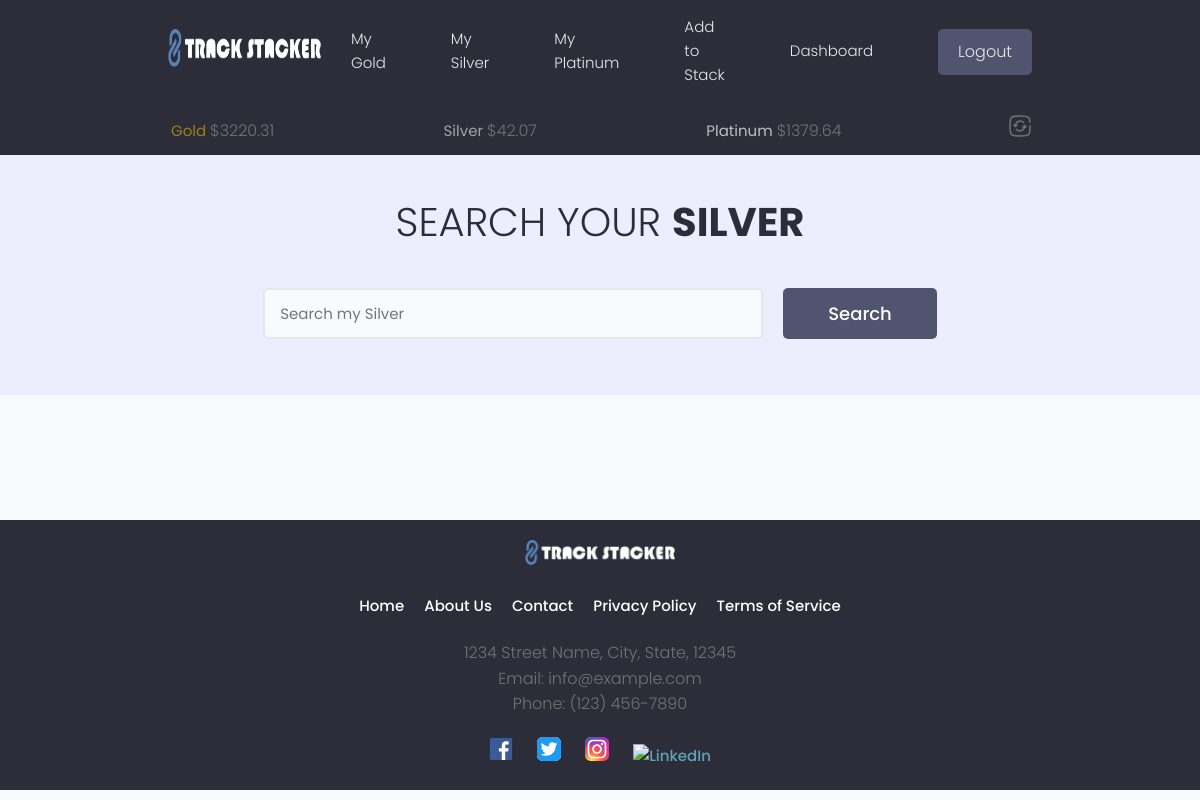
The app's page /silver/ (signed in), older data.
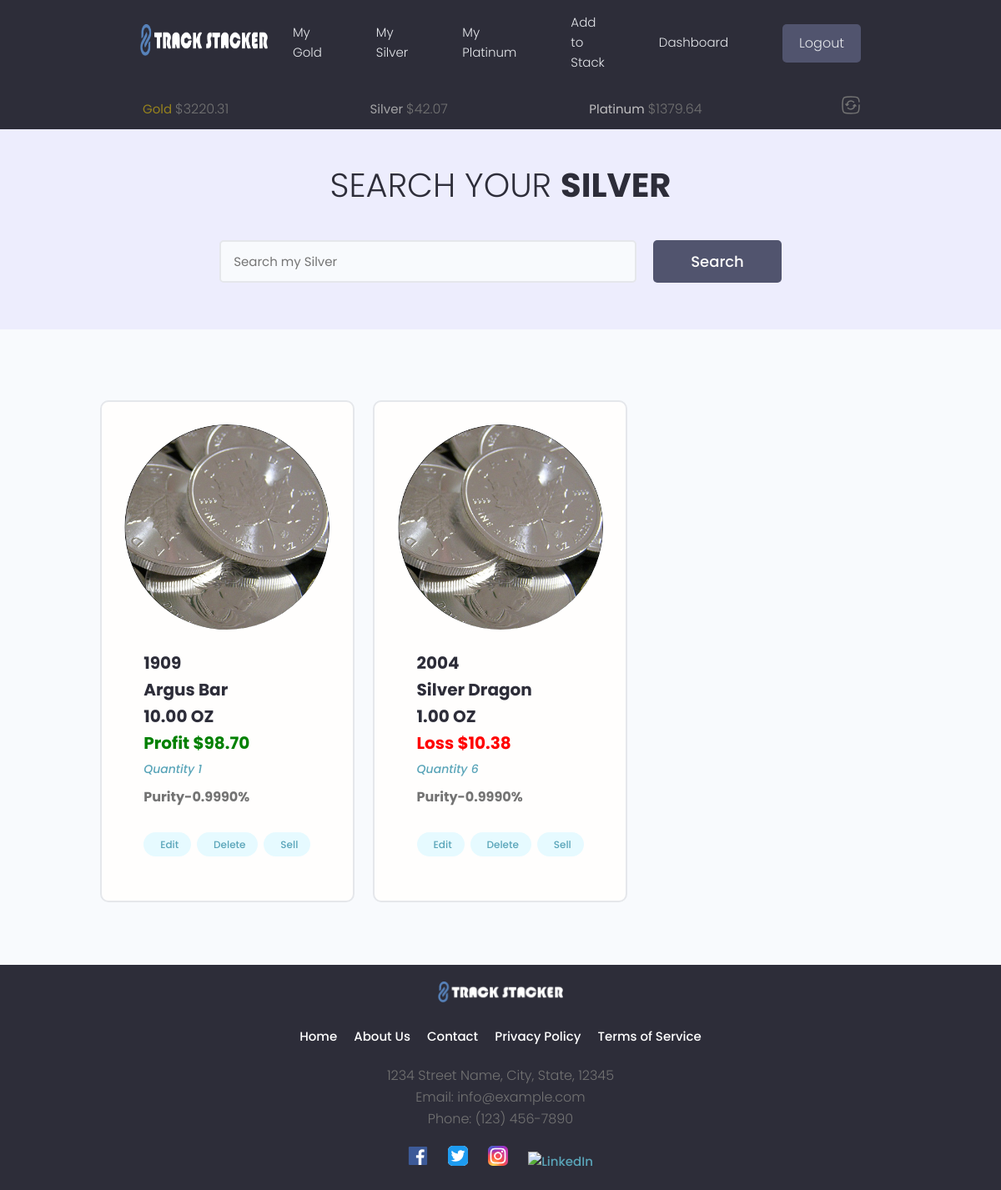
The same page, newer data.
### tracker/models.py (models this page shows, shortened)
class MetalsData(models.Model):
    owner = models.OneToOneField(Profile, on_delete=models.CASCADE)
    timestamp = models.IntegerField(default=0)
    rates = models.JSONField(default=dict)
    currency = models.CharField(max_length=30)
    current_gold_price = models.DecimalField(max_digits=30, decimal_places=2, default=0)
    current_silver_price = models.DecimalField(max_digits=30, decimal_places=2, default=0)
    current_platinum_price = models.DecimalField(max_digits=30, decimal_places=2, default=0)
    class Meta:
        verbose_name_plural = "Metals Data"

class Silver(models.Model):
    METAL_TYPES = (
        ('gold', 'Gold'),
        ('silver', 'Silver'),
        ('platinum', 'Platinum'),
    )
    BAR_ROUND_MISC = (
        ('bar', 'Bar'),
        ('round', 'Round'),
        ('misc', 'Misc'),
    )
    UNIT_CHOICES = [
        ('GRAMS', 'Grams'),
        ('TROY_OUNCES', 'Troy Ounces'),
    ]
    COA_PRESENT = [
        ('yes', 'Yes'),
        ('no', 'No'),
    ]
    owner = models.ForeignKey(Profile, on_delete=models.CASCADE, default=None, null=True, blank=True, unique=False)
    metal_type = models.CharField(max_length=100, choices=METAL_TYPES, default='')
    item_type = models.CharField(max_length=100, choices=BAR_ROUND_MISC, default='round')
    coa_present = models.CharField(max_length=100, choices=COA_PRESENT, default='no')
    item_year =models.PositiveIntegerField(null=True, blank=True, default=None)
    item_name = models.CharField(max_length=100)
    item_about = models.TextField(max_length=500, null=True, blank=True, default="")
    featured_image = models.ImageField(default='images/silver_avatar.jpg', null=True, blank=True)
    purity = models.DecimalField(max_digits=15, decimal_places=4, null=True, blank=True)
    quantity = models.IntegerField()
    weight_troy_oz = models.DecimalField(max_digits=30, decimal_places=4)
    weight_grams = models.DecimalField(max_digits=30, decimal_places=4, default=0.00)
    cost_to_purchase = models.DecimalField(max_digits=20, decimal_places=2)
    spot_at_purchase = models.DecimalField(max_digits=20, decimal_places=2, null=True, blank=True, default=None)
    premium = models.DecimalField(max_digits=20, decimal_places=2, null=True, blank=True, default=0.00)
    shipping_cost = models.DecimalField(max_digits=15, decimal_places=2, null=True, blank=True)
    purchased_from = models.CharField(max_length=100)
    created = models.DateTimeField(auto_now_add=True)
    cost_per_unit = models.DecimalField(max_digits=20, decimal_places=2, null=True, blank=True, default=0.00)
    total_cost_per_unit = models.DecimalField(max_digits=20, decimal_places=2, null=True, blank=True, default=0.00)
    weight_per_unit = models.DecimalField(max_digits=20, decimal_places=4, default=0.00)
    initial_weight_unit = models.CharField(max_length=50, choices=UNIT_CHOICES, default='TROY_OUNCES')
    id = models.UUIDField(default=uuid.uuid4, primary_key=True, editable=False)
    class Meta:
        verbose_name_plural = "Silver"
    def calculate_profit(self, spot_price):
        if self.quantity > 0:
            try:
                melt_value = Decimal(self.weight_troy_oz) * Decimal(spot_price)
                profit = melt_value - (self.total_cost_per_unit * self.quantity)
            except Exception as e:
                print(f'There has been an error {e}')
            return profit
        else:
            profit = 0.00
            return profit

### tracker/views.py (the view, shortened to what this page needs)
# urls.py: path('<str:metal_type>/', views.metalPage, name='metal_page'),
@login_required(login_url='login-user')
def metalPage(request, metal_type):
    metals_data, created = MetalsData.objects.get_or_create(owner=request.user.profile)
    five_minutes_later = metals_data.timestamp + 300
    unix_time_now = int(time.time())
    if metals_data.current_gold_price == 0:
        metals_data.get_api_data(request.user)
    elif (unix_time_now - five_minutes_later) > 300:
        print('pancakes')
    gold_price = metals_data.current_gold_price
    silver_price = metals_data.current_silver_price
    platinum_price = metals_data.current_platinum_price
    print(f"Gold {gold_price}")
    print(f"Silver {silver_price}")
    print(f"Platinum {platinum_price}")
    metal_objects = None
    template_name = None
    results, search_query = searchMetals(request)
    if metal_type == 'gold':
        spot_price = gold_price
        if search_query:
            metal_objects = results.get('gold_items')
        else:
            metal_objects = Gold.objects.filter(owner=request.user.profile)
        template_name = 'tracker/gold.html'
    elif metal_type == 'silver':
        spot_price = silver_price
        if search_query:
            metal_objects = results.get('silver_items')
        else:
            metal_objects = Silver.objects.filter(owner=request.user.profile)
        template_name = 'tracker/silver.html'
    else:
        raise Http404
    if metal_objects:
        custom_range, metal_objects = paginateMetals(request, metal_objects, 6)
        for object in metal_objects:
            object.profit = object.calculate_profit(spot_price)
        for object in metal_objects:
            object.weight = object.weight_per_unit
        context = {
            'object.weight': object.weight,
            'object.profit': object.profit,
            'spot_price': spot_price,
            'custom_range': custom_range,
            'metal_type': metal_type,
            'metal_objects': metal_objects,
            'search_query': search_query
        }
    else:
        context = {
            'object.weight': 0,
            'object.profit': 0,
            'spot_price': 0,
            'custom_range': [],
            'metal_type': metal_type,
            'metal_objects': [],
            'search_query': search_query
        }
        print('There are some massive errors going on here!')
    return render(request, template_name, context)

### tracker/templates/tracker/silver.html (shortened to what this page needs)
{% extends 'main.html' %}
{% block content %}
{% load static %}
{% load multiply %}
{% load custom_filters %}
<main class="projects">
    <section class="hero-section text-center">
      <div class="container container--narrow">
        <div class="hero-section__box">
          <h2>Search your <span>Silver</span></h2>
        </div>
        <div class="hero-section__search">
          <form class="form" action="{% url 'metal_page' metal_type=metal_type %} " method="get">
            <div class="form__field">
              <input class="input input--text" id="formInput#search" type="text" name="search_query"
                placeholder="Search my Silver" />
            </div>
            <input class="btn btn--sub btn--lg" type="submit" value="Search" placeholder="{{search_query}}" />
          </form>
        </div>
      </div>
    </section>
    <section class="projectsList">
      <div class="container">
        <div class="grid grid--three">
          {% if search_query %}
          {% for object in metal_objects %}
          <div class="column">
            <div class="card project">
              <a href="{% url 'singleMetal' metal_type='silver' pk=object.pk %}" class="project">
                {% if object.featured_image.url != None %}
                <div class="project__thumbnail metal__thumbnail" style="background-image: url('{{ object.featured_image.url }}')">
                </div>
                {% else %}
                <div class="project__thumbnail metal__thumbnail" style="background-image: url('{% static 'images/default.jpg' %}')">
                </div>
                {% endif %}
                <div class="card__body">
                  <h3 class="project__title">{{object.item_year}}</h3>
                  <h3 class="project__title">{{object.item_name}}</h3>
                  {% if object.initial_weight_unit == 'TROY_OUNCES' %}
                  <h3 class="project__title">{{object.weight|floatformat:2}} OZ</h3>
                  {% else %}
                  <h3 class="project__title">{{object.weight|multiply:31.1035|floatformat:2}} Gram{{object.weight|multiply:31.1035|floatformat:2|pluralize}}</h3>
                  {% endif %}
                  {% if object.quantity > 0 %}
                    {% if object.profit > 0 %}
                    <h3 class="project__title profit_plus">Profit ${{object.profit|floatformat:2}}</h3>
                    {% elif object.profit == 0 %}
                    <h3 class="project__title profit_neutral">{{object.profit|floatformat:2}}</h3>
                    {% else %}
                    <h3 class="project__title profit_minus">Loss ${{object.profit|absolute|floatformat:2}}</h3>
                    {% endif %}
                  {% else %}
                    <h3 class="project__title profit_neutral">SOLD OUT</h3>
                  {% endif %}
                  <p><a class="project__author" href="{% url 'singleMetal' metal_type='silver' pk=object.pk %}">Quantity {{object.quantity}}</a></p>
                  <p class="project--rating">
                    <span style="font-weight: bold;">Purity-{{object.purity}}%</span>
                  </p>
                  <p class="project--rating">
                    <a class="tag tag--pill tag--main settings__btn" href="{% url 'editPage' metal_type=object.metal_type pk=object.pk %}"><i class="im im-edit"></i> Edit</a>
                    <a class="tag tag--pill tag--main settings__btn" href="{% url 'deletePage' metal_type=object.metal_type pk=object.pk %}"><i class="im im-edit"></i> Delete</a>
                    <a class="tag tag--pill tag--main settings__btn" href="{% url 'sellPage' metal_type=object.metal_type pk=object.pk %}"><i class="im im-edit"></i> Sell</a>
                  </p>
                </div>
              </a>
            </div>
          </div>
          {% endfor %}
          {% else %}
          {% for object in metal_objects %}
          <div class="column">
            <div class="card project">
              <a href="{% url 'singleMetal' metal_type='silver' pk=object.pk %}" class="project">
                {% if object.featured_image.url != None %}
                <div class="project__thumbnail metal__thumbnail" style="background-image: url('{{ object.featured_image.url }}')">
                </div>
                {% else %}
                <div class="project__thumbnail metal__thumbnail" style="background-image: url('{% static 'images/default.jpg' %}')">
                </div>
                {% endif %}
                <div class="card__body">
                  <h3 class="project__title">{{object.item_year}}</h3>
                  <h3 class="project__title">{{object.item_name}}</h3>
                  {% if object.initial_weight_unit == 'TROY_OUNCES' %}
                  <h3 class="project__title">{{object.weight|floatformat:2}} OZ</h3>
                  {% else %}
                  <h3 class="project__title">{{object.weight|multiply:31.1035|floatformat:2}} Gram{{object.weight|multiply:31.1035|floatformat:2|pluralize}}</h3>
                  {% endif %}
                  {% if object.quantity > 0 %}
                    {% if object.profit > 0 %}
                    <h3 class="project__title profit_plus">Profit ${{object.profit|floatformat:2}}</h3>
                    {% elif object.profit == 0 %}
                    <h3 class="project__title profit_neutral">{{object.profit|floatformat:2}}</h3>
                    {% else %}
                    <h3 class="project__title profit_minus">Loss ${{object.profit|absolute|floatformat:2}}</h3>
                    {% endif %}
                  {% else %}
                    <h3 class="project__title profit_neutral">SOLD OUT</h3>
                  {% endif %}
                  <p><a class="project__author" href="{% url 'singleMetal' metal_type='silver' pk=object.pk %}">Quantity {{object.quantity}}</a></p>
                  <p class="project--rating">
                    <span style="font-weight: bold;">Purity-{{object.purity}}%</span>
                  </p>
                  <p class="project--rating">
                    <a class="tag tag--pill tag--main settings__btn" href="{% url 'editPage' metal_type=object.metal_type pk=object.pk %}"> Edit</a>
                    <a class="tag tag--pill tag--main settings__btn" href="{% url 'deletePage' metal_type=object.metal_type pk=object.pk %}"> Delete</a>
                    <a class="tag tag--pill tag--main settings__btn" href="{% url 'sellPage' metal_type=object.metal_type pk=object.pk %}"> Sell</a>
                  </p>
                </div>
              </a>
            </div>
          </div>
          {% endfor %}
          {% endif %}
        </div>
      </div>
    </section>
  </main>
{% endblock content %}

### templates/sub_header.html (shortened to what this page needs)
{% load static %}
<link rel="stylesheet" href="{% static 'styles/app.css' %}" />
<div id="sticky-bar">
  <header class="subheader">
    <div class="container container--narrow">
      <nav class="subheader__nav">
        <ul>
          <li class="subheader__menuItem" id="goldspot">Gold&nbsp;<span>${{gold_price}}</span></li>
          <li class="subheader__menuItem" id="silverspot">Silver&nbsp;<span>${{silver_price}}</span></li>
          <li class="subheader__menuItem" id="platinumspot">Platinum&nbsp;<span>${{platinum_price}}</span></li>
          <li class="subheader__menuItem"><a href="#" id="trigger-view"><span class="solar--refresh-square-broken" id="trigger-view-button"></span></a></li>
        </ul>
      </nav>
    </div>
  </header>
</div>

Row changes from the older to the newer data that the page shows:
added Silver: featured_image (picture), item_year "1909", item_name "Argus Bar", weight "10.00", profit "98.70", quantity "1", purity "0.9990"
added Silver: featured_image (picture), item_year "2004", item_name "Silver Dragon", weight "1.00", profit|absolute "10.38", quantity "6", purity "0.9990"
